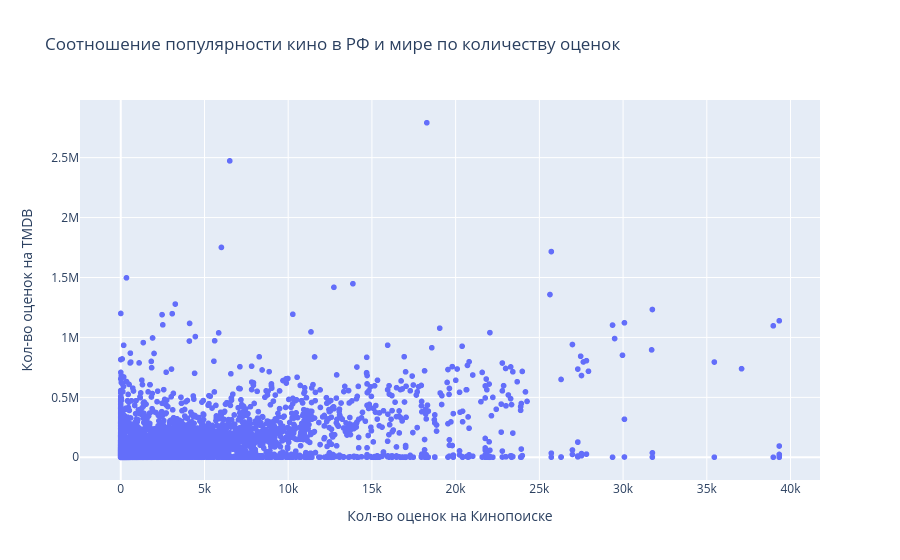

The code cell stored with this chart in its notebook:
### Markdown cell above
по началу пришла в голову идея, что такие фильмы были сняты в России, поэтому не представлены на tmdb и поэтому не имеют никакой информации, но это оказалось не совсем так - большинство фильмов с 0 оценкой просто были произведены не в Америке, а tmdb был зарегистрирован пользователем из США, и, возможно, с некоторыми зарубежными фильмами случилась ошибка перенесения данных - ведь к тому же данный апи tmdb является глобальным и дополняется людьми со всего мира, поэтому тут тоже могут возникнуть ошибки из-за мискоммуникации

### Code cell
# теперь сравним по количеству оценок
fig = px.scatter(df, x='vote_count_tmdb', y='vote_count_kinopoisk', hover_name='russian_title',
                 labels={'vote_count_tmdb': 'Кол-во оценок на Кинопоиске', 'vote_count_kinopoisk': 'Кол-во оценок на TMDB'},
                 title='Соотношение популярности кино в РФ и мире по количеству оценок')
fig.show()

### Figure 1 — Plotly figure (JSON) as saved in the notebook; plotly's stock layout.template omitted (floating-point values rounded to 4 significant figures; data arrays with more than 128 entries replaced by an {"elided": "..."} marker saying what was removed)
{"data": [{"hovertemplate": "<b>%{hovertext}</b><br><br>Кол-во оценок на Кинопоиске=%{x}<br>Кол-во оценок на TMDB=%{y}<extra></extra>", "hovertext": {"elided": "41367 str values"}, "legendgroup": "", "marker": {"color": "#636efa", "symbol": "circle"}, "mode": "markers", "name": "", "showlegend": false, "type": "scattergl", "x": {"elided": "41367 float values"}, "xaxis": "x", "y": {"elided": "41367 float values"}, "yaxis": "y"}], "layout": {"legend": {"tracegroupgap": 0}, "title": {"text": "Соотношение популярности кино в РФ и мире по количеству оценок"}, "xaxis": {"anchor": "y", "domain": [0, 1], "title": {"text": "Кол-во оценок на Кинопоиске"}}, "yaxis": {"anchor": "x", "domain": [0, 1], "title": {"text": "Кол-во оценок на TMDB"}}}}
